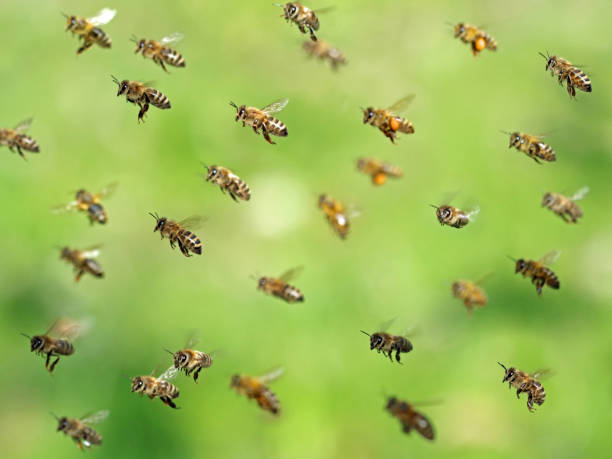
#> input picture Basic level image processing/c1_Basic_Coordinate_Operations/bee.jpg, 612 x 459 px
$ python K2_16_Tum_Kanallar_Maks_veya_Min_Cekme.py
#> lines starting #> are read from the running program, lines starting #| are printed output that depends on the picture
# -*- coding: utf-8 -*-
"""
Created on Wed Mar 13 16:42:59 2024

@author: muozi
"""

import cv2

img=cv2.imread('bee.jpg')
#> img is the input picture: shape (459, 612, 3); mean B, G, R 89.1, 187.1, 158.7
cv2.imshow('bee',img)

img[:,:,0]=0
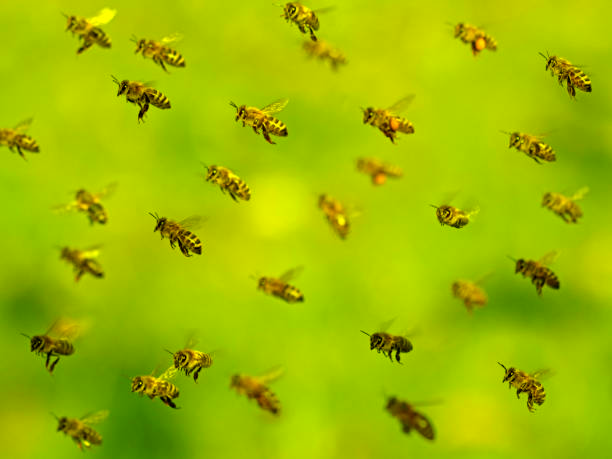
#> img: shape (459, 612, 3); mean B, G, R 0, 187.1, 158.7
img[:,:,1]=0
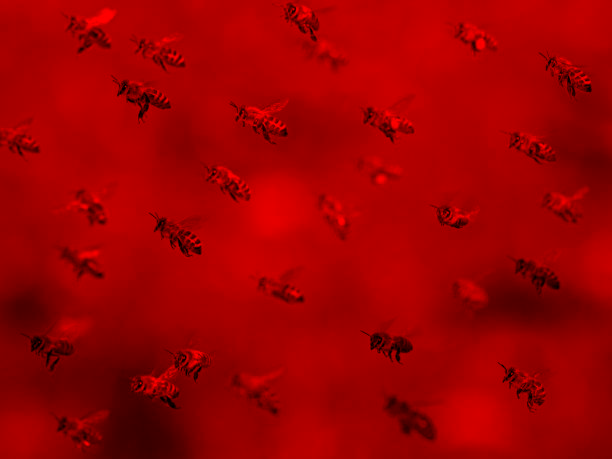
#> img: shape (459, 612, 3); mean B, G, R 0, 0, 158.7
img[:,:,2]=0
#> img: shape (459, 612, 3); every value is 0


cv2.imshow('Uc_kanal_sifira_cek',img)


img[:,:,0]=225
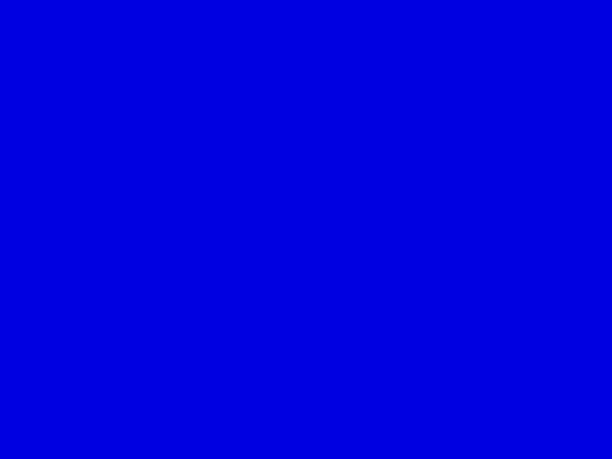
#> img: shape (459, 612, 3); mean B, G, R 225, 0, 0
img[:,:,1]=225
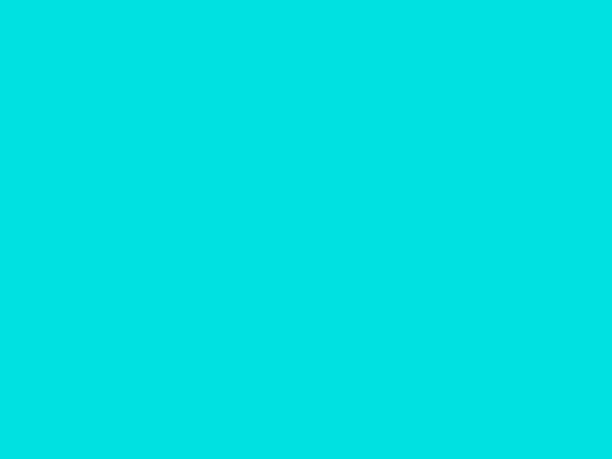
#> img: shape (459, 612, 3); mean B, G, R 225, 225, 0
img[:,:,2]=225
#> img: shape (459, 612, 3); every value is 225


cv2.imshow('Uc_kanal_maks__doyuma_cek',img)


cv2.waitKey(0)
cv2.destroyAllWindows()

$ run again, with Basic level image processing/c1_Basic_Coordinate_Operations/cicek2JPG.jpg copied over Basic level image processing/c1_Basic_Coordinate_Operations/bee.jpg
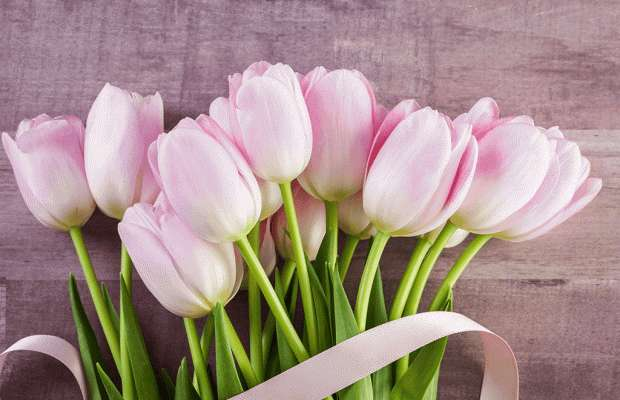
#> input picture Basic level image processing/c1_Basic_Coordinate_Operations/cicek2JPG.jpg, 620 x 400 px
#> img is the input picture: shape (400, 620, 3); mean B, G, R 138, 143.8, 165.8
#> `img[:,:,0]=0`:
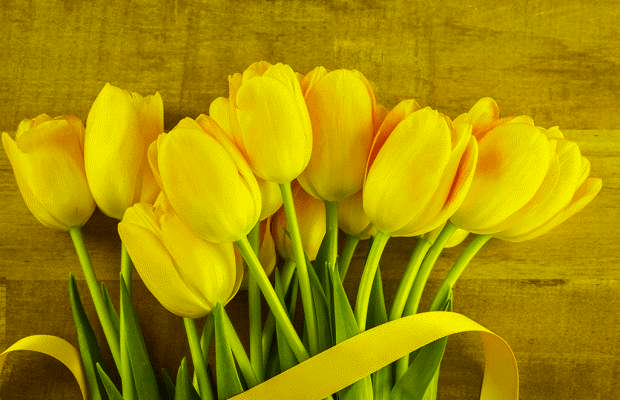
#> img: shape (400, 620, 3); mean B, G, R 0, 143.8, 165.8
#> `img[:,:,1]=0`:
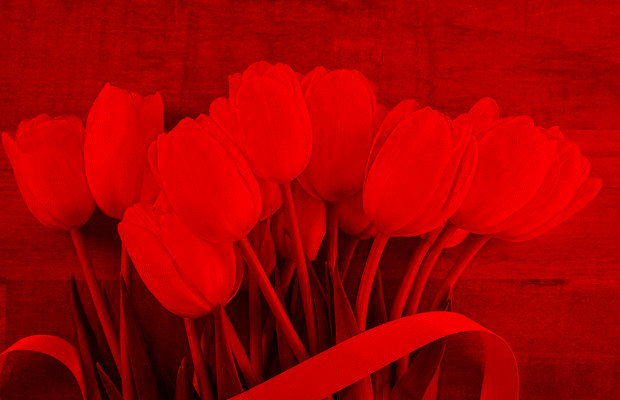
#> img: shape (400, 620, 3); mean B, G, R 0, 0, 165.8
